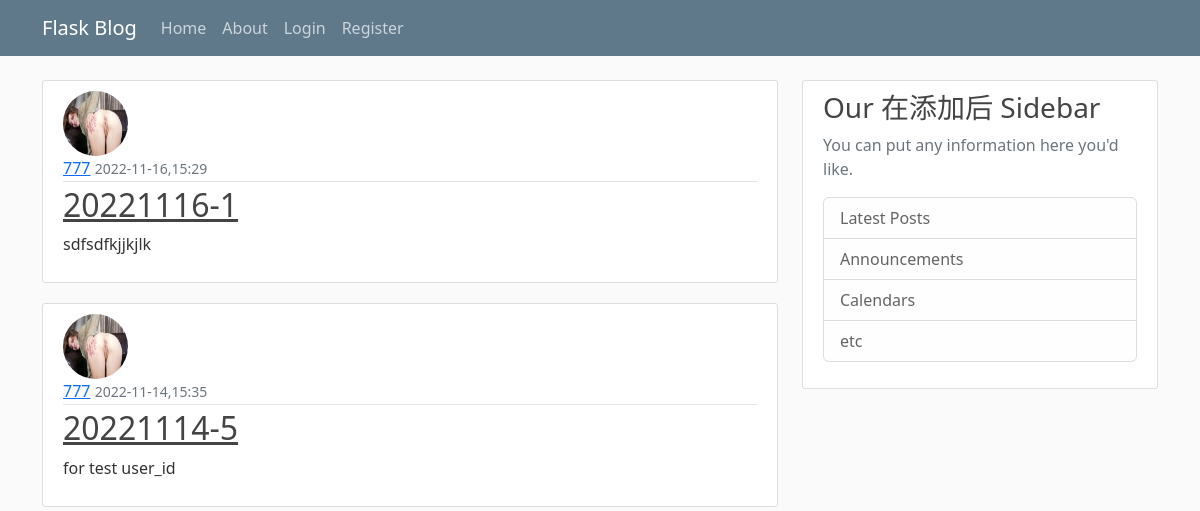
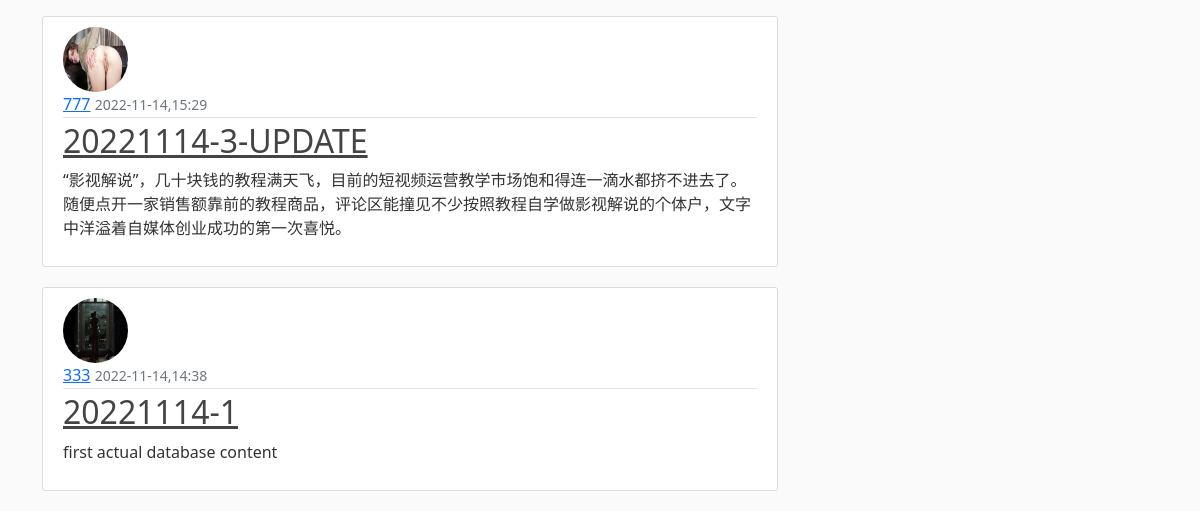
Page /home on the earlier database version (2 pictures, top to bottom).
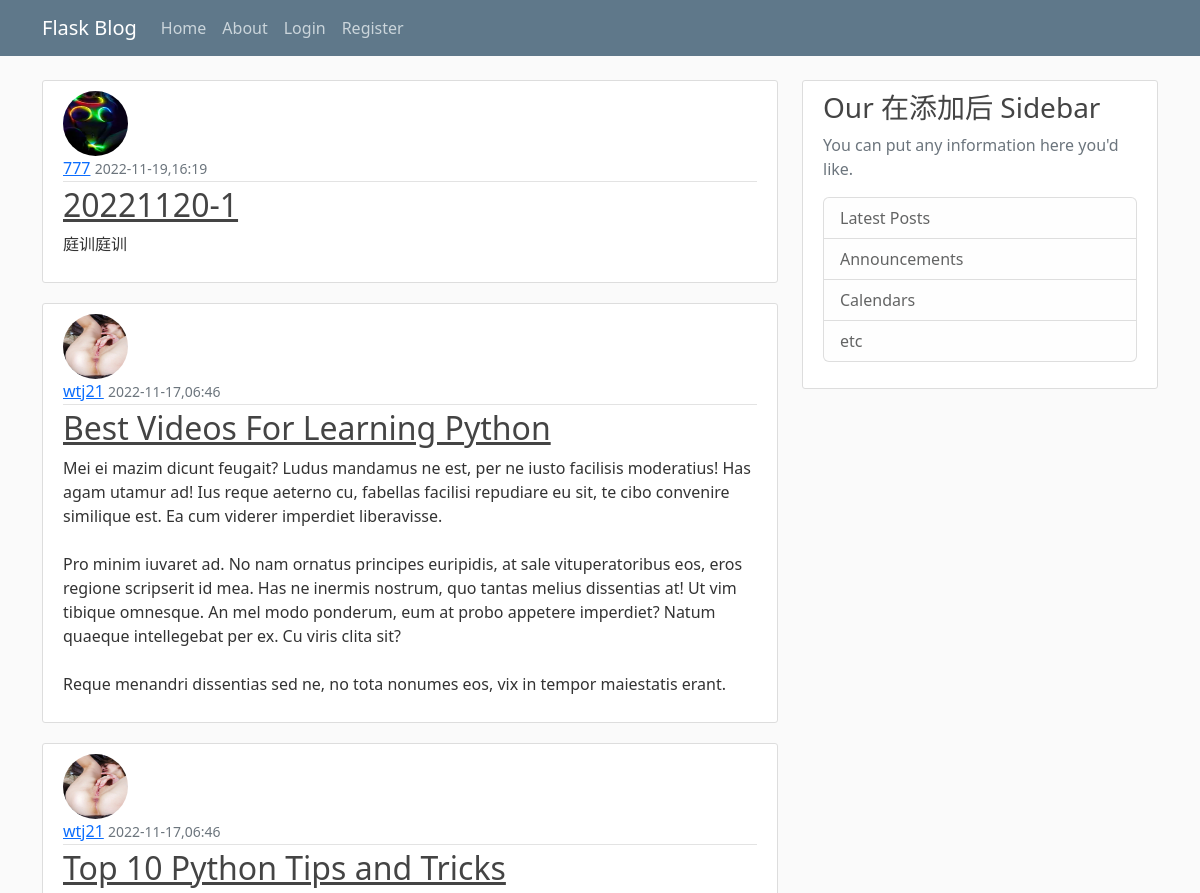
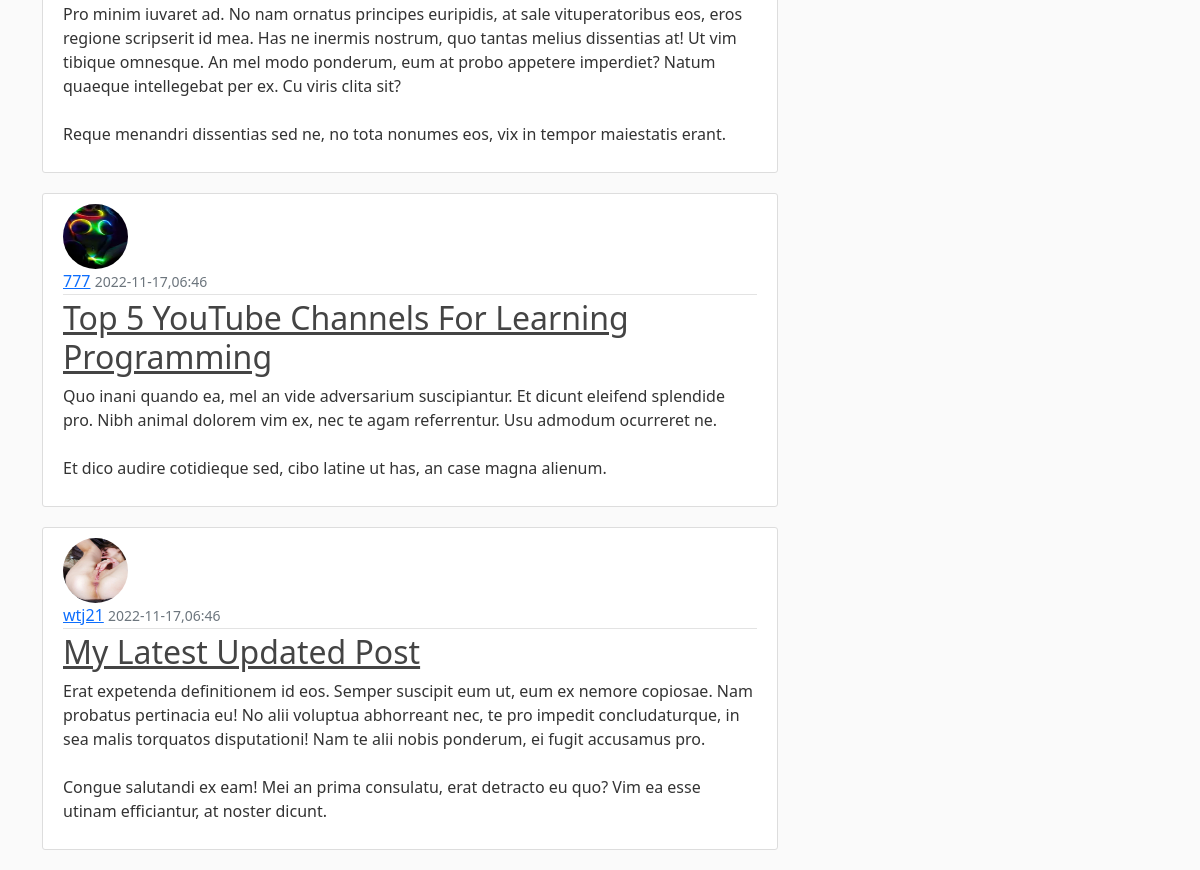
Same page on the later database version (2 pictures, top to bottom).
### flaskblog/models.py (models this page shows, shortened)
class Post(db.Model):
    id = db.Column(db.Integer,primary_key=True)
    title = db.Column(db.String(100),nullable=True)
    date_posted = db.Column(db.DateTime,nullable=False,default=datetime.utcnow)
    content = db.Column(db.Text,nullable=False)
    user_id = db.Column(db.Integer,db.ForeignKey('user.id'),nullable=False)

class User(db.Model,UserMixin):
    id = db.Column(db.Integer,primary_key=True)
    username = db.Column(db.String(20),unique=True,nullable=False)
    email = db.Column(db.String(120),unique=True,nullable=False)
    image_file = db.Column(db.String(20),nullable=False,default='default.jpg')
    password = db.Column(db.String(60),nullable=False)
    posts = db.relationship('Post',backref='author',lazy=True)

### flaskblog/routes.py (the view)
@app.route("/")
@app.route("/home")
def home():
    page = request.args.get('page',1,type=int)
    posts = Post.query.order_by(Post.date_posted.desc()).paginate(page=page,per_page=5)
    return render_template('home.html',posts=posts,title='20221013')

### flaskblog/templates/home.html
{% extends "layout.html" %}
{% block content %}
{% for post in posts %}
    <article class="media content-section">
        <div class="media-body">
            <img class="rounded-circle article-img" src="{{ url_for('static',filename='profile_pics/' + post.author.image_file) }}">
            <div class="article-metadata">
                <a class="mr-2" href="#">{{ post.author.username }}</a>
                <small class="text-muted">{{ post.date_posted.strftime('%Y-%m-%d,%H:%M') }}</small>
            </div>
            <h2><a class="article-title" href="{{url_for('post',post_id=post.id)}}">{{ post.title }}</a></h2>
            <p class="article-content">{{ post.content }}</p>
        </div>
    </article>
{% endfor %}
{% endblock content %}

Differences in the rows shown:
no longer on this page (row unchanged): Post: image_file (picture), author.username "777", date_posted "2022-11-16,15:29", title "20221116-1", content "sdfsdfkjjkjlk"
no longer on this page (row unchanged): Post: image_file (picture), author.username "777", date_posted "2022-11-14,15:35", title "20221114-5", content "for test user_id"
no longer on this page (row unchanged): Post: image_file (picture), author.username "777", date_posted "2022-11-14,15:29", title "20221114-3-UPDATE", content "“影视解说”，几十块钱的教程满天飞，目前的短视频运营教学市场饱和得连一滴水都挤不进去了。随便点开一家销售额靠前的教程商品，评论区能撞见不少按照教程自学做影视解说的个体户，文字中洋溢着自媒体创业成功的第一次喜悦。"
no longer on this page (row unchanged): Post: image_file (picture), author.username "333", date_posted "2022-11-14,14:38", title "20221114-1", content "first actual database content"
added Post: image_file (picture), author.username "777", date_posted "2022-11-19,16:19", title "20221120-1", content "庭训庭训"
added Post: image_file (placeholder picture), author.username "wtj21", date_posted "2022-11-17,06:46", title "Best Videos For Learning Python", content "Mei ei mazim dicunt feugait? Ludus mandamus ne est, per ne iusto facilisis moderatius! Has agam utamur ad! Ius reque aeterno cu, fabellas facilisi repudiare eu sit, te cibo convenire similique est. Ea cum viderer imperdiet liberavisse. Pro minim iuvaret ad. No nam ornatus principes euripidis, at sale vituperatoribus eos, eros regione scripserit id mea. Has ne inermis nostrum, quo tantas melius dissentias at! Ut vim tibique omnesque. An mel modo ponderum, eum at probo appetere imperdiet? Natum quaeque intellegebat per ex. Cu viris clita sit? Reque menandri dissentias sed ne, no tota nonumes eos, vix in tempor maiestatis erant."
added Post: image_file (placeholder picture), author.username "wtj21", date_posted "2022-11-17,06:46", title "Top 10 Python Tips and Tricks", content "Pro minim iuvaret ad. No nam ornatus principes euripidis, at sale vituperatoribus eos, eros regione scripserit id mea. Has ne inermis nostrum, quo tantas melius dissentias at! Ut vim tibique omnesque. An mel modo ponderum, eum at probo appetere imperdiet? Natum quaeque intellegebat per ex. Cu viris clita sit? Reque menandri dissentias sed ne, no tota nonumes eos, vix in tempor maiestatis erant."
added Post: image_file (picture), author.username "777", date_posted "2022-11-17,06:46", title "Top 5 YouTube Channels For Learning Programming", content "Quo inani quando ea, mel an vide adversarium suscipiantur. Et dicunt eleifend splendide pro. Nibh animal dolorem vim ex, nec te agam referrentur. Usu admodum ocurreret ne. Et dico audire cotidieque sed, cibo latine ut has, an case magna alienum."
added Post: image_file (placeholder picture), author.username "wtj21", date_posted "2022-11-17,06:46", title "My Latest Updated Post", content "Erat expetenda definitionem id eos. Semper suscipit eum ut, eum ex nemore copiosae. Nam probatus pertinacia eu! No alii voluptua abhorreant nec, te pro impedit concludaturque, in sea malis torquatos disputationi! Nam te alii nobis ponderum, ei fugit accusamus pro. Congue salutandi ex eam! Mei an prima consulatu, erat detracto eu quo? Vim ea esse utinam efficiantur, at noster dicunt."
